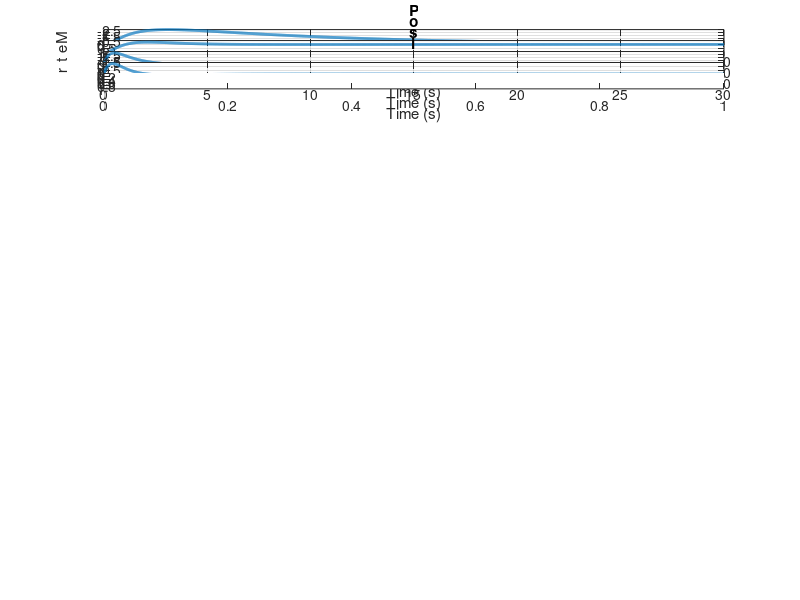

Here is the MATLAB script that generated this plot: (Note: this script raises an error after producing the figure.)
clear;

% Define the linear system
A = [0 0 1 0; 0 0 0 1; 0 1 -3 0; 0 2 -3 0];
B = [0; 0; 1; 1];
C = eye(4);
D = zeros(4,1);

% Controllability Test
Q = [B A*B A*A*B A*A*A*B];
if rank(Q) == min(size(Q))
    disp('Controllable')
end

% Define cost function elements for LQR
Q_u = 10;
Q_x = [1 0 0 0; 0 5 0 0; 0 0 1 0; 0 0 0 5];


% Perform LQR to obtain K
K=lqr(A,B,Q_x,Q_u);

% Define Simulation Parameters

x0 = [0;1.1;0;0];
tspan = 0:0.01:30;
dt = 0.01;

% Define the input function u(t)
u = @(t) -K * x; % Feedback control

% Define the ODE function with feedback
function dxdt = odefun(t, x, A, B, K)
    u = -K * x; % Calculate control input
    dxdt = A * x + B * u;
end


% Solve the ODE using ode45
[t, x] = ode45(@(t, x) odefun(t, x, A, B, K), tspan, x0);

% State variable info
state_variables = ["Position", "Pendulum Angle", "Velocity", "Pendulum Velocity"];
units = ["Metres", "Radians", "Metre/Second", "Radian/Second"];

% Plot the results
for i = 1:length(state_variables)
    subplot(length(state_variables),1,i);
    plot(t, x(:,i), 'LineWidth', 2); % Thick lines
    title([state_variables(i)]);
    xlabel('Time (s)');
    ylabel(units(i));
    grid on;
end